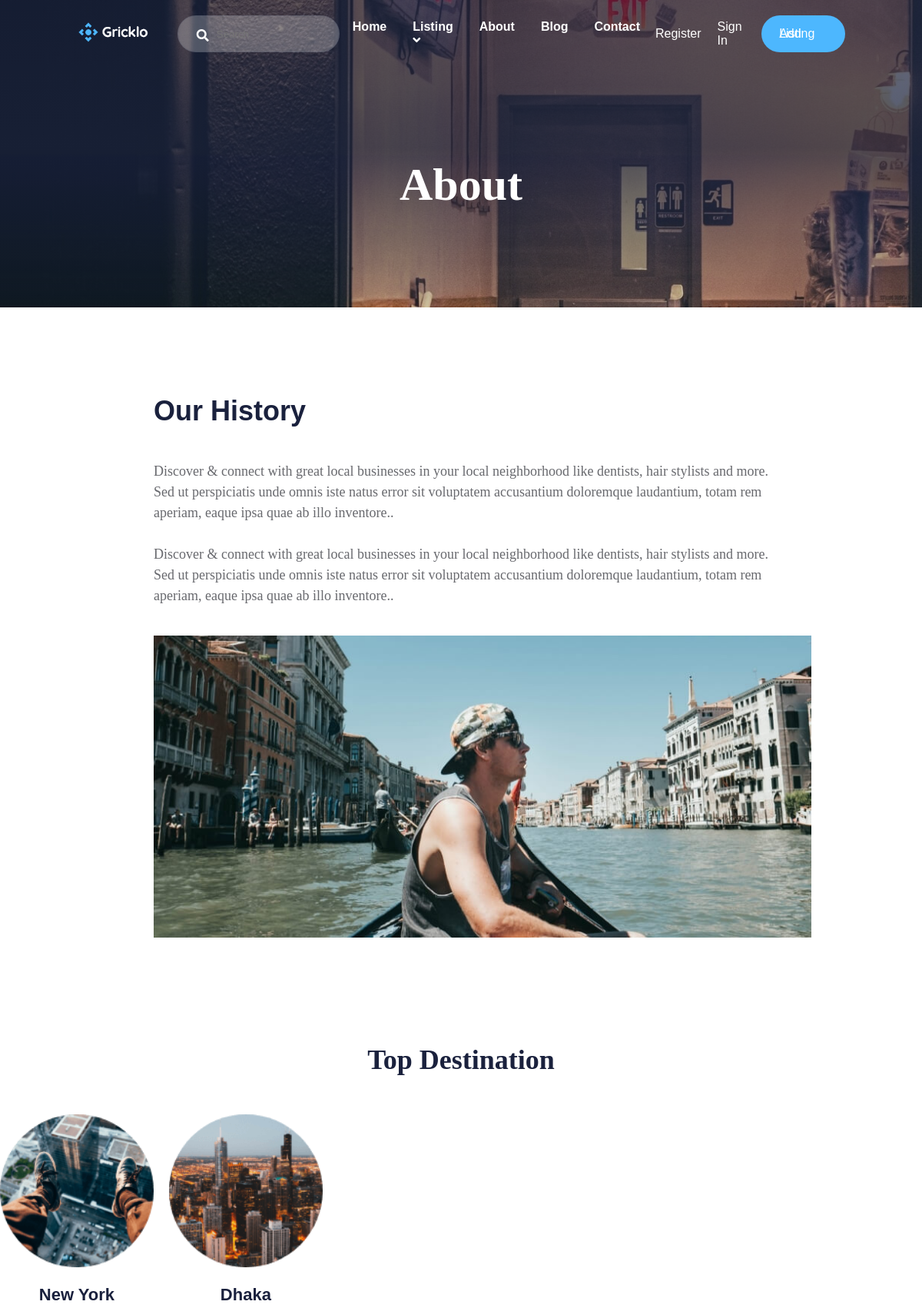
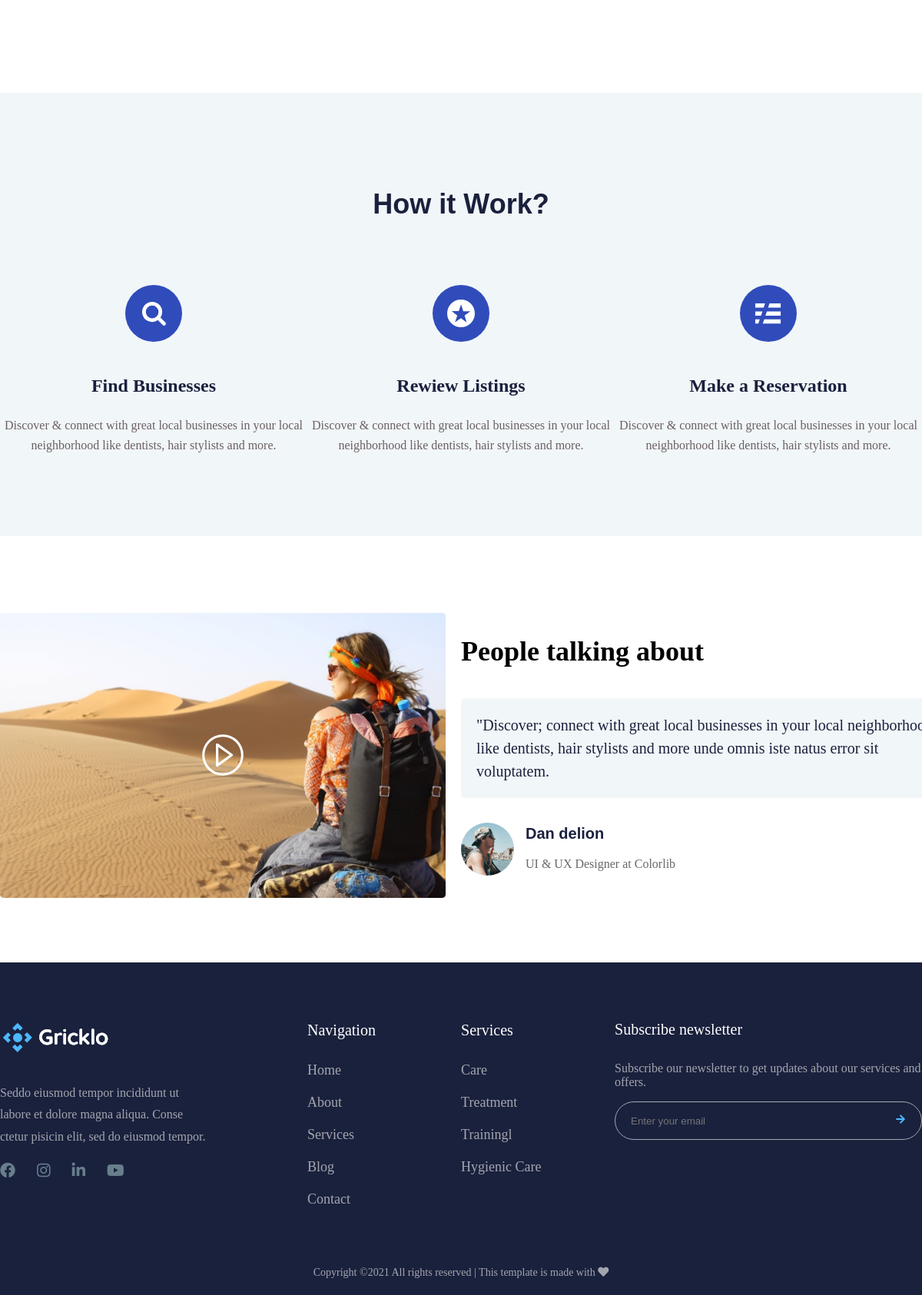
/about, run on the app's committed database (2 pictures, top to bottom).
### gricklo/models.py (models this page shows, shortened)
class City(db.Model):
    __tablename__ = "city"
    id = db.Column(db.Integer, primary_key=True)
    title = db.Column(db.String(20),nullable=False,unique=True)
    image = db.Column(db.String(20),default='image.png')
    restaurant =db.relationship(Restaurant, backref='cities',lazy=True ,cascade="all,delete")

### gricklo/controlers.py (the view)
@app.route("/about")
def about():
    citys = City.query.all()
    return render_template("about.html", citys= citys)

### gricklo/templates/about.html (shortened to what this page needs)
<!DOCTYPE html>
<html lang="en">
<head>
    <link rel="stylesheet" href="{{ url_for('static', filename='css/about.css') }}">
</head>
<body>
    {% extends "layout.html" %}
    {% block content %}
    <main>
        <div class="about-blog d-flex align-items-center justify-content hero-overly">
            <div class="about-text ">
                <h2>About</h2>
            </div>
        </div>
        <div class="about-area">
            <div class="container">
                <div class="row justify-content">
                    <div class="col-8">
                        <div class="about-details">
                            <h2>Our History</h2>
                            <p>Discover & connect with great local businesses in your local neighborhood like dentists, hair stylists and more. Sed ut perspiciatis unde omnis iste natus error sit voluptatem accusantium doloremque laudantium, totam rem aperiam,
                                eaque ipsa quae ab illo inventore.. <br><br> Discover & connect with great local businesses in your local neighborhood like dentists, hair stylists and more. Sed ut perspiciatis unde omnis iste natus error sit voluptatem
                                accusantium doloremque laudantium, totam rem aperiam, eaque ipsa quae ab illo inventore..
                            </p>
                            <img src="/static/img/about-details.jpg" alt="">
                        </div>
                    </div>
                </div>
            </div>
        </div>
        <section class="section-1">
            <div class="container">
                <div class="row">
                    <div class="col-12">
                        <div class="section-tittle text-center mb-45">
                            <h2>Top Destination</h2>
                        </div>
                    </div>
                </div>
                <div class="row">
                    {% for city in citys %}
                    <div class="col-2 mr-20">
                        <div class="location text-center mb-35">
                            <div class="location-img">
                                <img src="/static/uploads/{{city.image}}" alt="New York">
                            </div>
                            <h3>
                                <a href="#" class="location-link">{{city.title}}</a>
                            </h3>
                        </div>
                    </div>
                    {% endfor %}
                </div>
            </div>
        </section>
        <section class="section-4">
            <div class="container">
                <div class="row justify-content">
                    <div class="col-7">
                        <div class="section-4-tittle text-center mb-80">
                            <h2>How it Work?</h2>
                        </div>
                    </div>
                </div>
                <div class="row justify-content-between">
                    <div class="col-4">
                        <div class="single-services text-center mb-35">
                            <div class="services-icon">
                                <img src="{{ url_for('static', filename='img/services1.svg') }}" alt="">
                            </div>
                            <div class="services-cap">
                                <h5><a href="">Find Businesses</a></h5>
                                <p>Discover & connect with great local businesses in your local neighborhood like dentists, hair stylists and more.</p>
                            </div>
                        </div>
                    </div>
                    <div class="col-4">
                        <div class="single-services text-center mb-35">
                            <div class="services-icon">
                                <img src="{{ url_for('static', filename='img/services2.svg') }}" alt="">
                            </div>
                            <div class="services-cap">
                                <h5><a href="">Rewiew Listings</a></h5>
                                <p>Discover & connect with great local businesses in your local neighborhood like dentists, hair stylists and more.</p>
                            </div>
                        </div>
                    </div>
                    <div class="col-4">
                        <div class="single-services text-center mb-35">
                            <div class="services-icon">
                                <img src="{{ url_for('static', filename='img/services3.svg') }}" alt="">
                            </div>
                            <div class="services-cap">
                                <h5><a href="">Make a Reservation</a></h5>
                                <p>Discover & connect with great local businesses in your local neighborhood like dentists, hair stylists and more.</p>
                            </div>
                        </div>
                    </div>
                </div>
            </div>
        </section>
        <section class="section-5 mt-100 mb-80">
            <div class="container">
                <div class="row">
                    <div class="col-6">
                        <div class="video-area positon-r">
                            <a href="" class="video-icon">
                                <img src="../static/img/play-butto.svg" alt="">
                            </a>
                        </div>
                    </div>
                    <div class="col-6 " style="overflow: hidden;">
                        <div class="slider-block-2">
                            <div class="slider-line-2 d-flex">
                                <div class="video-about">
                                    <h2>People talking about</h2>
                                    <p class="video-about-text">"Discover; connect with great local businesses in your local neighborhood like dentists, hair stylists and more unde omnis iste natus error sit voluptatem.</p>
                                    <div class="video-about-reivew d-flex align-items-center">
                                        <img src="../static/img/founder-img.png" alt="">
                                        <div>
                                            <span>Dan delion</span>
                                            <p class="user-info">UI & UX Designer at Colorlib</p>
                                        </div>
                                    </div>
                                </div>
                            </div>
                        </div>
                    </div>
                </div>
            </div>
            </div>
    {%endblock  %}

### gricklo/static/css/about.css (style rules this page uses)
.about-blog { background-image: url(../img/h2_hero1.jpg); background-size: cover; background-repeat: no-repeat; height: 400px; z-index: 0; }
.about-text { padding-top: 80px; }
.about-text h2 { color: #fff; font-size: 60px; font-weight: 600; }
.about-area { padding-top: 80px; }
.about-details h2 { font-family: "Work Sans", sans-serif; color: #1A213D; font-size: 36px; display: block; font-weight: 600; line-height: 1.4; margin-bottom: 40px; }
.about-details p { color: #68696E; font-size: 18px; font-weight: 400; line-height: 1.5; }
.about-details img { margin-top: 20px; width: 856px; height: 393px; }

### gricklo/static/css/style.css (style rules this page uses)
* { box-sizing: border-box; }
body { margin: 0; padding: 0; }
a { text-decoration: none; }
img { width: 100%; height: 100%; }
.hero-overly { position: relative; z-index: 0; }
.hero-overly::before { position: absolute; content: ""; width: 100%; height: 100%; left: 0; top: 0; bottom: 0; right: 0; z-index: -1; background-repeat: no-repeat; background: linear-gradient(to bottom, rgba(26, 32, 61, 0.65) 0%, rgba(27, 34, 60, 0.75) 48%, rgba(27, 34, 60, 0.73) 50%, rgba(25, 32, 61, 0.72) 51%, rgba(26, 32, 62, 0.63) 59%, rgba(25, 32, 61, 0.57) 64%, rgba(26, 32, 62, 0.48) 72%, rgba(27, 34, 60, 0.46) 74%, rgba(25, 32, 62, 0.45) 75%, rgba(27, 34, 61, 0.43) 77%, rgba(25, 32, 60, 0.42) 78%, rgba(28, 34, 61, 0.35) 84%, rgba(25, 31, 60, 0.34) 85%, rgba(24, 31, 59, 0.3) 88%, rgba(26, 33, 59, 0.29) 89%, rgba(27, 35, 62, 0.28) 90%, rgba(27, 31, 59, 0.27) 91%, rgba(26, 34, 59, 0.26) 92%, rgba(27, 31, 63, 0.25) 93%, rgba(28, 32, 60, 0.24) 94%, rgba(25, 34, 59, 0.23) 95%, rgba(25, 31, 61, 0.21) 96%, rgba(27, 32, 58, 0.2) 97%, rgba(24, 36, 59, 0.18) 98%, rgba(26, 32, 57, 0.16) 99%, rgba(27, 34, 60, 0.15) 100%); }
.section-1 { padding-top: 100px; padding-bottom: 90px; }
.section-tittle h2 { font: "Work Sans", sans-serif; font-size: 36px; font-weight: 600; line-height: 50.4px; color: rgb(26, 33, 61); }
.location-img { position: relative; overflow: hidden; }
.location-link { font-family: "Work Sans", sans-serif; color: #1A213D; margin-top: 0px; font-style: normal; font-weight: 600; font-size: 22px; transition: all 0.4s ease-out 0s; }
.section-4 { background: #F1F6F9; padding-top: 90px; padding-bottom: 70px; }
.section-4-tittle h2 { font-family: "Work Sans", sans-serif; color: #1A213D; font-size: 36px; display: block; font-weight: 600; line-height: 1.4; margin-bottom: 14px; }
.services-icon img { width: 74px; height: 74px; margin-bottom: 14px; }
.services-cap h5 a { font-weight: 600; font-size: 24px; color: #1A213D; line-height: 1.4; margin-bottom: 20px; display: block; }
.services-cap p { font-weight: 300; color: #6A6063; line-height: 1.6; }
.video-area { margin-right: 20px; }
.video-icon { position: absolute; top: 50%; right: 0; transform: translateY(-50%); left: 0; text-align: center; }
.video-icon img { width: 54px; height: 54px; }
.video-about h2 { font-size: 36px; font-weight: 600; color: #000; margin-bottom: 40px; }
.video-about-text { background: #F1F6F9; border-radius: 5px; padding: 20px 20px; line-height: 1.5; margin-bottom: 32px; font-size: 20px; color: #1A213D; font-weight: 400; display: block; }
.video-about-reivew span { font-family: "Work Sans", sans-serif; color: #1A213D; font-size: 20px; font-weight: 600; text-align: left; margin-bottom: 15px; }
.video-about-reivew img { width: 69px; height: 69px; margin-right: 15px; }
.user-info { color: #68696E; font-weight: 400; line-height: 1.5; margin-bottom: 0; }
.slider-block-2 { width: 1300px !important; height: auto; margin: 0 auto; overflow: hidden; }
.slider-line-2 { display: flex; flex-wrap: nowrap; position: relative; left: 0; transition: all 0.8s ease 0s; }
.video-about { min-width: 650px; margin-right: 20px; }
.mr-20 { margin-right: 20px; }
.mt-100 { margin-top: 100px; }
.mb-80 { margin-bottom: 80px; }
.mb-45 { margin-bottom: 45px; }
.mb-35 { margin-bottom: 35px; }
.d-flex { display: flex; }
.align-items-center { align-items: center; }
.positon-r { position: relative; }
.justify-content { justify-content: center; }
.justify-content-between { justify-content: space-between; }
.text-center { text-align: center; }

### gricklo/static/css/grid.css (style rules this page uses)
.container { max-width: 1320px; width: 100%; margin: 0 auto; }
.row { display: flex; }
.col-2 { width: 16.66%; }
.col-4 { width: 33.33%; }
.col-6 { width: 50%; }
.col-7 { width: 58.33%; }
.col-8 { width: 66.66%; }
.col-12 { width: 100%; }

### data on the page
City: image (picture), title "New York"
City: image (picture), title "Dhaka"
